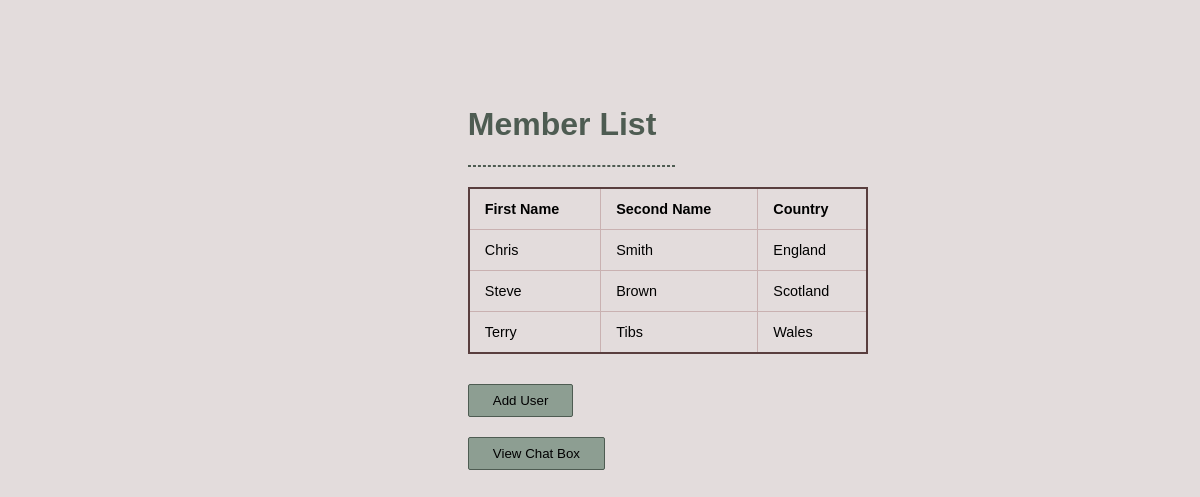
Before: /user_list/ with the older database file.
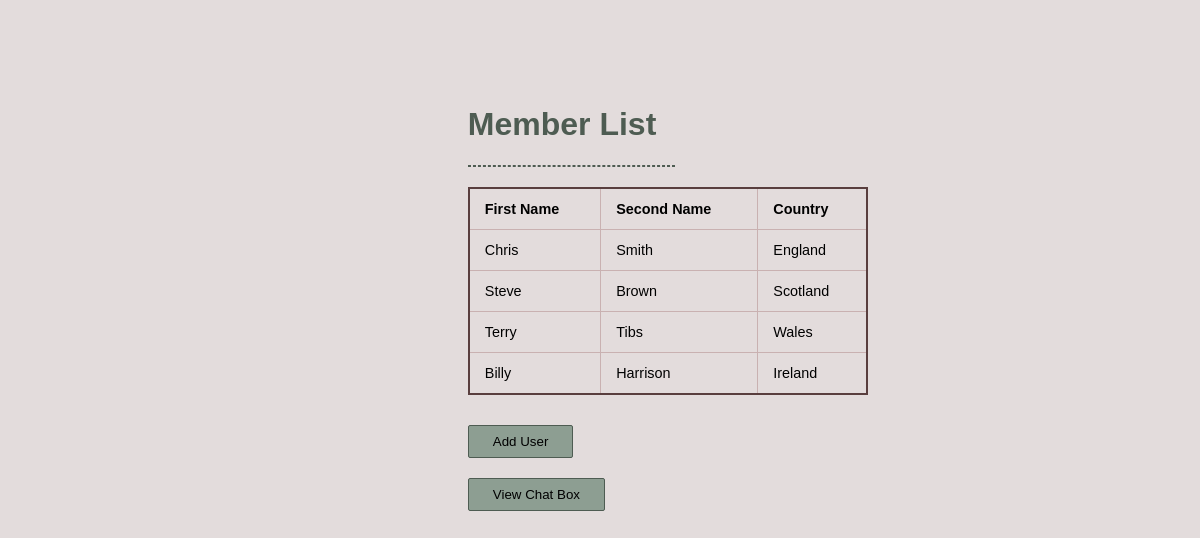
After: the same page with the newer database file.
### userlist_app/models.py (models this page shows, shortened)
class User(models.Model):
    firstname = models.CharField(max_length=80, null=False)
    secondname = models.CharField(max_length=80, null=False)
    country = models.CharField(max_length=32, null=False)

### userlist_app/views.py (the view)
# urls.py: path('user_list/', views.user_list, name='user_list'),
def user_list(request):
    all_users = User.objects.all()
    return render(request, 'user_list.html', {
        'all_users': all_users,
    })

### userlist_app/templates/user_list.html (shortened to what this page needs)
{% extends "public_template.html" %}
{% block main %}
<div class="container">
    <div class="row">
        <div class="col">
            <h1>Member List</h1>
            <hr>
            <table class="styled-table">
                <thead>
                    <tr>
                    <th>First Name</th>
                    <th>Second Name</th>
                    <th>Country</th>
                    </tr>
                </thead>
                {% for user in all_users %}
                    <tr>
                        <td>{{ user.firstname }}</td>
                        <td>{{ user.secondname }}</td>
                        <td>{{ user.country }}</td>
                    </tr>
                {% endfor %}
            </table>
            <a href="/add_user"><button type="button">Add User</button></a>
            <a href="/"><button type="button">View Chat Box</button></a>
        </div>
    </div>
</div>
{% endblock %}

Changed rows visible on the page:
added User: firstname "Billy", secondname "Harrison", country "Ireland"
